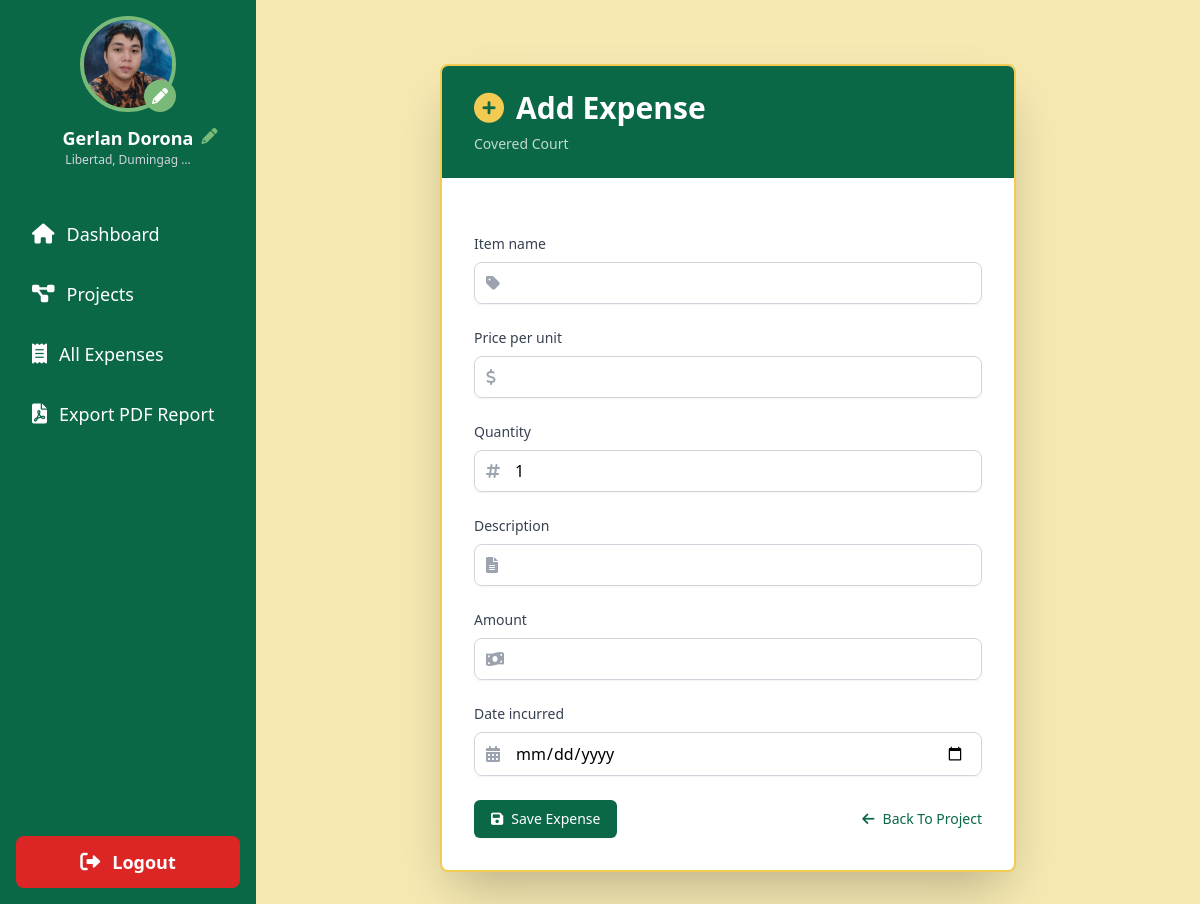
The page /project/10/add_expense/ (signed in) on the database its author committed.
### sk_project/models.py (models this page shows, shortened)
class User(AbstractUser):
    is_chairman = models.BooleanField(default=False)
    profile_picture = models.ImageField(upload_to='profile_pics/', default='profile_pics/default_avatar.png', blank=True)
    address = models.TextField(blank=True, null=True)
    contact_number = models.CharField(max_length=15, blank=True, null=True)
    groups = models.ManyToManyField(
        Group,
        verbose_name=_('groups'),
        blank=True,
        help_text=_(
            'The groups this user belongs to. A user will get all permissions '
            'granted to each of their groups.'
        ),
        related_name='sk_user_set',
        related_query_name='sk_user',
    )
    user_permissions = models.ManyToManyField(
        Permission,
        verbose_name=_('user permissions'),
        blank=True,
        help_text=_('Specific permissions for this user.'),
        related_name='sk_user_set',
        related_query_name='sk_user',
    )

class Project(models.Model):
    name = models.CharField(max_length=255)
    description = models.TextField()
    budget = models.DecimalField(max_digits=10, decimal_places=2)
    main_budget = models.ForeignKey(MainBudget, related_name='projects', on_delete=models.SET_NULL, null=True)
    chairman = models.ForeignKey(User, related_name='projects', on_delete=models.CASCADE)
    start_date = models.DateField()
    end_date = models.DateField()
    created_at = models.DateTimeField(auto_now_add=True)
    updated_at = models.DateTimeField(auto_now=True)
    class Meta:
        ordering = ['start_date']

### sk_project/views.py (the view)
# urls.py: path('project/<int:project_id>/add_expense/', views.add_expense, name='add_expense'),
@login_required
def add_expense(request, project_id):
    project = get_object_or_404(Project, id=project_id, chairman=request.user)
    if request.method == 'POST':
        form = ExpenseForm(request.POST)
        if form.is_valid():
            expense = form.save(commit=False)
            expense.project = project
            expense.amount = expense.price_per_unit * expense.quantity
            if expense.amount <= project.remaining_budget:
                expense.save()
                project.budget -= expense.amount
                project.save()
                messages.success(request, 'Expense added successfully!')
            else:
                messages.error(request, 'Expense amount exceeds remaining budget!')
            return redirect('project_detail', project_id=project.id)
    else:
        form = ExpenseForm()
    return render(request, 'add_expense.html', {'form': form, 'project': project})

### templates/add_expense.html (shortened to what this page needs)
{% extends 'base.html' %}
{% load static %}
{% load humanize %}
{% block content %}
    <div class="container mx-auto mt-8 max-w-xl">
        <div class="bg-white shadow-2xl rounded-lg overflow-hidden border-2 border-primary">
            <div class="bg-tertiary text-white py-6 px-8">
                <h2 class="text-3xl font-bold flex items-center">
                    <i class="fas fa-plus-circle mr-3 text-primary"></i>Add Expense
                </h2>
                <p class="text-sm opacity-75 mt-2">{{ project.name|capfirst }}</p>
            </div>
            <form method="post" class="p-8 space-y-6">
                {% for field in form %}
                    <div class="mb-4">
                        <label for="{{ field.id_for_label }}" class="block text-sm font-medium text-gray-700 mb-2">
                            {{ field.label|capfirst }}
                        </label>
                        <div class="relative rounded-md shadow-sm">
                            <div class="absolute inset-y-0 left-0 pl-3 flex items-center pointer-events-none">
                            </div>
                            {% if field.name == 'item_name' or field.name == 'description' %}
                                <input type="{{ field.field.widget.input_type }}" name="{{ field.name }}" id="{{ field.id_for_label }}" class="w-full pl-10 pr-4 py-2 rounded-lg border border-gray-300 focus:outline-none focus:ring-2 focus:ring-tertiary" oninput="capitalizeWords(this)" value="{{ field.value|default:'' }}">
                            {% elif field.name == 'price_per_unit' or field.name == 'quantity' %}
                                <input type="number" name="{{ field.name }}" id="{{ field.id_for_label }}" class="w-full pl-10 pr-4 py-2 rounded-lg border border-gray-300 focus:outline-none focus:ring-2 focus:ring-tertiary" oninput="calculateTotal()" value="{{ field.value|default:'' }}">
                            {% elif field.name == 'amount' %}
                                <input type="number" name="{{ field.name }}" id="{{ field.id_for_label }}" class="w-full pl-10 pr-4 py-2 rounded-lg border border-gray-300 focus:outline-none focus:ring-2 focus:ring-tertiary" readonly value="{{ field.value|default:'' }}">
                            {% else %}
                                {{ field }}
                            {% endif %}
                        </div>
                    </div>
                {% endfor %}
                <div class="flex justify-between items-center mt-8">
                    <button type="submit" class="inline-flex items-center px-4 py-2 border border-transparent text-sm font-medium rounded-md shadow-sm text-white bg-tertiary hover:bg-quaternary focus:outline-none focus:ring-2 focus:ring-offset-2 focus:ring-tertiary">
                        <i class="fas fa-save mr-2"></i>Save Expense
                    </button>
                    <a href="{% url 'project_detail' project.id %}" class="text-sm font-medium text-tertiary hover:text-quaternary">
                        <i class="fas fa-arrow-left mr-2"></i>Back To Project
                    </a>
                </div>
            </form>
        </div>
    </div>
{% endblock %}

### templates/base.html (shortened to what this page needs)
<!DOCTYPE html>
<html lang="en">
    {% load static %}
    <head>
        <script src="https://cdn.tailwindcss.com"></script>
        <link href="https://cdnjs.cloudflare.com/ajax/libs/font-awesome/6.0.0-beta3/css/all.min.css" rel="stylesheet">
    </head>
    <body class="bg-secondary">
        <div class="flex h-screen">
            <aside class="w-64 bg-tertiary text-white flex flex-col">
                <div class="p-4 flex flex-col items-center">
                    <a href="{% url 'edit_profile' %}" class="mb-3 relative">
                        {% if user.profile_picture %}
                            <img src="{{ user.profile_picture.url }}" alt="Profile Picture" class="w-24 h-24 rounded-full border-4 border-quaternary hover:border-primary transition-colors duration-200">
                        {% else %}
                            <img src="{% static 'img/drr.png' %}" alt="Default Profile Picture" class="w-24 h-24 rounded-full border-4 border-quaternary hover:border-primary transition-colors duration-200">
                        {% endif %}
                        <i class="fas fa-pencil-alt absolute bottom-0 right-0 bg-quaternary text-white p-2 rounded-full"></i>
                    </a>
                    <div class="text-center relative">
                        <h2 class="text-lg font-semibold">{{ user.get_full_name|title }}</h2>
                        <p class="text-xs text-gray-300">{{ user.address|truncatechars:20|capfirst }}</p>
                        <a href="{% url 'edit_profile' %}" class="absolute -right-6 top-0">
                            <i class="fas fa-pencil-alt text-quaternary hover:text-primary transition-colors duration-200"></i>
                        </a>
                    </div>
                </div>
                <nav class="mt-6 flex-grow">
                    <a href="{% url 'dashboard' %}" class="block py-3 px-6 hover:bg-quaternary transition-colors duration-200  rounded-lg mb-2 mx-2 flex items-center">
                        <i class="fas fa-home mr-3 text-xl"></i> <span class="text-lg">Dashboard</span>
                    </a>
                    <a href="{% url 'all_projects' %}" class="block py-3 px-6 hover:bg-quaternary transition-colors duration-200  rounded-lg mb-2 mx-2 flex items-center">
                        <i class="fas fa-project-diagram mr-3 text-xl"></i> <span class="text-lg">Projects</span>
                    </a>
                    <a href="{% url 'all_expenses' %}" class="block py-3 px-6 hover:bg-quaternary transition-colors duration-200  rounded-lg mb-2 mx-2 flex items-center">
                        <i class="fas fa-receipt mr-3 text-xl"></i> <span class="text-lg">All Expenses</span>
                    </a>
                    <a href="{% url 'export_pdf_report' %}" class="block py-3 px-6 hover:bg-quaternary transition-colors duration-200  rounded-lg mb-2 mx-2 flex items-center">
                        <i class="fas fa-file-pdf mr-3 text-xl"></i> <span class="text-lg">Export PDF Report</span>
                    </a>
                </nav>
                <div class="p-4 mt-auto">
                    <a href="{% url 'logout' %}" class="block py-3 px-6 bg-red-600 text-white rounded-lg hover:bg-red-700 transition-colors duration-200 text-center flex items-center justify-center">
                        <i class="fas fa-sign-out-alt mr-3 text-xl"></i> <span class="text-lg font-semibold">Logout</span>
                    </a>
                </div>
            </aside>
            <main class="flex-1 p-8 overflow-y-auto">
                {% block content %}
                {% endblock %}
            </main>
        </div>
    </body>
</html>

### rows shown on the page
User: profile_picture (picture), get_full_name "Gerlan Dorona", address "Libertad, Dumingag …"
Project: name "Covered Court"

### other values the page prints
{{ field.label|capfirst }} "Item name" "Price per unit" "Quantity" "Description" "Amount" "Date incurred"
